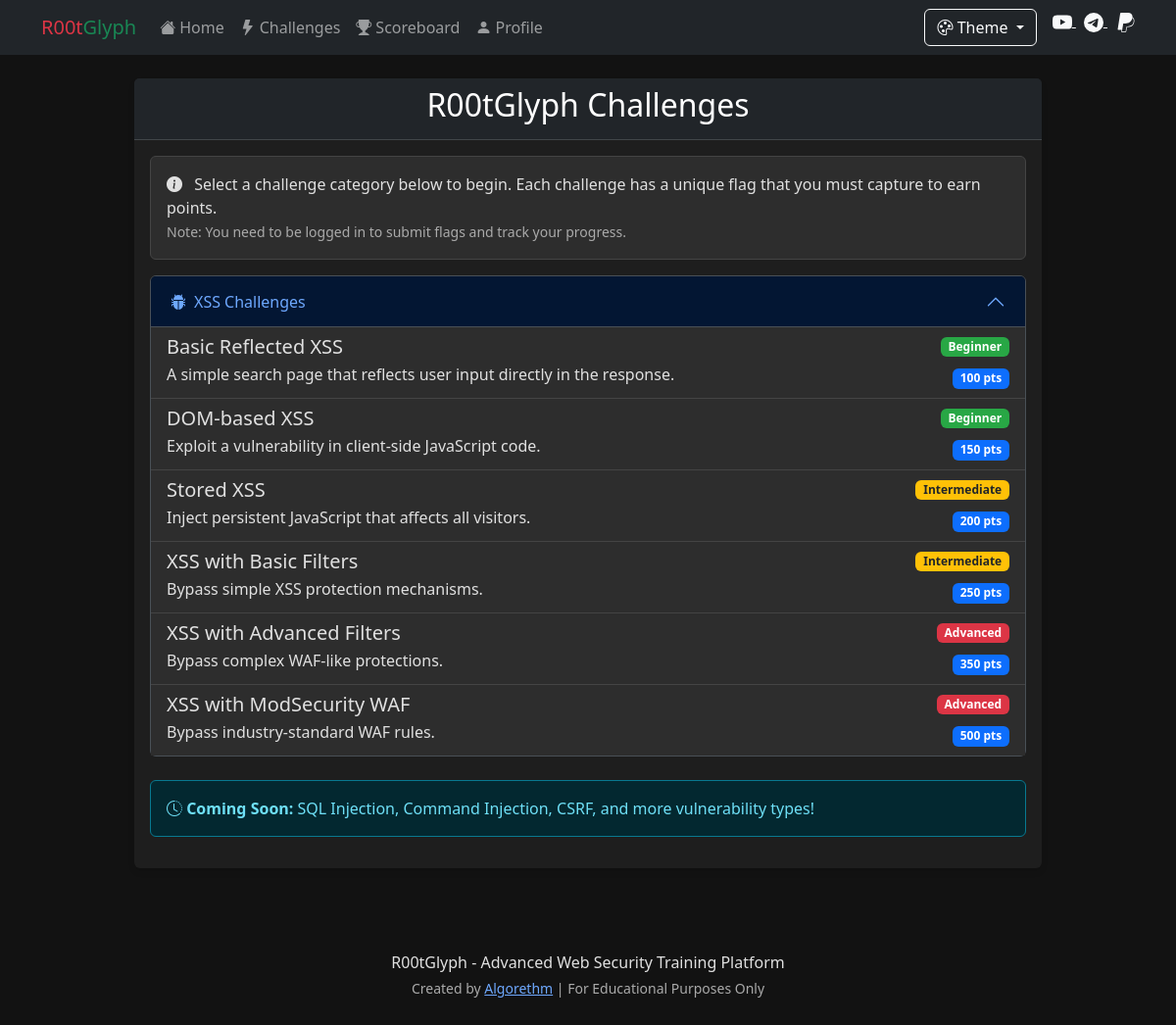
Before: /challenges with the older database file.
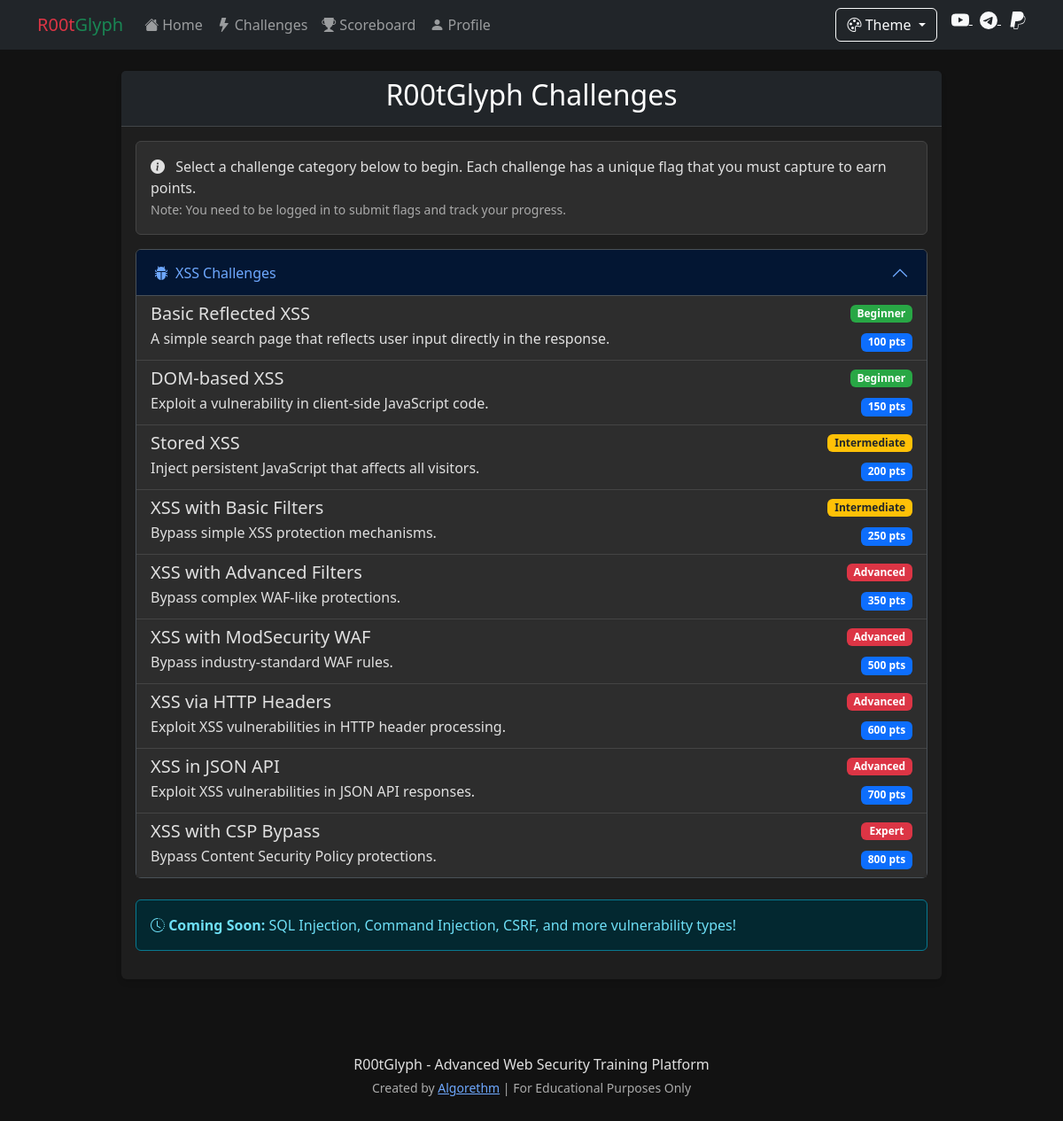
After: the same page with the newer database file.
### app.py (models this page shows)
class Challenge(db.Model):
    id = db.Column(db.Integer, primary_key=True)
    name = db.Column(db.String(100), nullable=False)
    category = db.Column(db.String(50), nullable=False)  # 'xss', 'sqli', etc.
    difficulty = db.Column(db.String(20), nullable=False)  # 'beginner', 'intermediate', 'advanced'
    description = db.Column(db.Text, nullable=False)
    points = db.Column(db.Integer, default=100)
    active = db.Column(db.Boolean, default=True)

### app.py (the view)
@app.route('/challenges')
def vulnerabilities():
    categories = db.session.query(Challenge.category).distinct().all()
    categories = [c[0] for c in categories]
    challenges_by_category = {}
    for category in categories:
        challenges_by_category[category] = Challenge.query.filter_by(category=category, active=True).all()
    return render_template('vulnerabilities.html', categories=categories, challenges=challenges_by_category)

### templates/vulnerabilities.html (shortened to what this page needs)
{% extends 'base.html' %}
{% block content %}
<div class="row">
    <div class="col-md-10 offset-md-1">
        <div class="card">
            <div class="card-header bg-dark text-white">
                <h2 class="text-center">R00tGlyph Challenges</h2>
            </div>
            <div class="card-body">
                <div class="alert alert-dark">
                    <i class="bi bi-info-circle-fill me-2"></i>
                    Select a challenge category below to begin. Each challenge has a unique flag that you must capture to earn points.
                    <br>
                    <small class="text-muted">Note: You need to be logged in to submit flags and track your progress.</small>
                </div>
                <div class="accordion" id="challengeAccordion">
                    {% for category in categories %}
                    <div class="accordion-item">
                        <h2 class="accordion-header" id="heading{{ category }}">
                            <button class="accordion-button {% if not loop.first %}collapsed{% endif %}" type="button" data-bs-toggle="collapse" data-bs-target="#collapse{{ category }}" aria-expanded="{% if loop.first %}true{% else %}false{% endif %}" aria-controls="collapse{{ category }}">
                                <i class="bi bi-bug-fill me-2"></i>
                                {{ category.upper() }} Challenges
                            </button>
                        </h2>
                        <div id="collapse{{ category }}" class="accordion-collapse collapse {% if loop.first %}show{% endif %}" aria-labelledby="heading{{ category }}" data-bs-parent="#challengeAccordion">
                            <div class="accordion-body p-0">
                                <div class="list-group list-group-flush">
                                    {% for challenge in challenges[category] %}
                                    <a href="{{ url_for('xss_level' + (loop.index | string)) if category == 'xss' and loop.index <= 9 else '#' }}" class="list-group-item list-group-item-action">
                                        <div class="d-flex w-100 justify-content-between align-items-center">
                                            <div>
                                                <h5 class="mb-1">{{ challenge.name }}</h5>
                                                <p class="mb-1">{{ challenge.description }}</p>
                                            </div>
                                            <div class="text-end">
                                                <span class="badge {% if challenge.difficulty == 'beginner' %}bg-success{% elif challenge.difficulty == 'intermediate' %}bg-warning{% else %}bg-danger{% endif %} mb-2 d-block">
                                                    {{ challenge.difficulty | title }}
                                                </span>
                                                <span class="badge bg-primary">{{ challenge.points }} pts</span>
                                            </div>
                                        </div>
                                    </a>
                                    {% endfor %}
                                </div>
                            </div>
                        </div>
                    </div>
                    {% endfor %}
                </div>
                <div class="alert alert-info mt-4">
                    <strong><i class="bi bi-clock-history"></i> Coming Soon:</strong> SQL Injection, Command Injection, CSRF, and more vulnerability types!
                </div>
            </div>
        </div>
    </div>
</div>
{% endblock %}

### templates/base.html (shortened to what this page needs)
<!DOCTYPE html>
<html lang="en" data-bs-theme="{{ session.get('theme', 'dark') }}">
<head>
    <link rel="stylesheet" href="https://cdn.jsdelivr.net/npm/bootstrap@5.3.0/dist/css/bootstrap.min.css">
    <link rel="stylesheet" href="https://cdn.jsdelivr.net/npm/bootstrap-icons@1.11.1/font/bootstrap-icons.css">
    <link rel="stylesheet" href="{{ url_for('static', filename='css/style.css') }}">
</head>
<body>
    <nav class="navbar navbar-expand-lg navbar-dark bg-dark">
        <div class="container">
            <a class="navbar-brand" href="{{ url_for('index') }}"><span class="text-danger">R00t</span><span class="text-success">Glyph</span></a>
            <div class="collapse navbar-collapse" id="navbarNav">
                <ul class="navbar-nav me-auto">
                    <li class="nav-item">
                        <a class="nav-link" href="{{ url_for('index') }}"><i class="bi bi-house-fill me-1"></i>Home</a>
                    </li>
                    <li class="nav-item">
                        <a class="nav-link" href="{{ url_for('vulnerabilities') }}"><i class="bi bi-lightning-fill me-1"></i>Challenges</a>
                    </li>
                    <li class="nav-item">
                        <a class="nav-link" href="{{ url_for('scoreboard') }}"><i class="bi bi-trophy-fill me-1"></i>Scoreboard</a>
                    </li>
                    <li class="nav-item">
                        <a class="nav-link" href="{{ url_for('profile') }}"><i class="bi bi-person-fill me-1"></i>Profile</a>
                    </li>
                </ul>
                <div class="d-flex">
                    <div class="dropdown me-3">
                        <button class="btn btn-outline-light dropdown-toggle" type="button" id="themeDropdown" data-bs-toggle="dropdown" aria-expanded="false">
                            <i class="bi bi-palette"></i> Theme
                        </button>
                    </div>
                    <div class="social-icons">
                        <a href="https://youtube.com/@algorethm_" target="_blank" class="text-light me-2" title="YouTube">
                        </a>
                        <a href="https://t.me/hackerpwd1" target="_blank" class="text-light me-2" title="Telegram">
                        </a>
                        <a href="https://www.paypal.com/donate/?hosted_button_id=Z9HENP8G6PTD6" target="_blank" class="text-light" title="PayPal Donation">
                        </a>
                    </div>
                </div>
            </div>
        </div>
    </nav>
    <div class="container mt-4">
        {% block content %}{% endblock %}
    </div>
    <footer class="mt-5 py-3 text-center">
        <div class="container">
            <p class="mb-1">R00tGlyph - Advanced Web Security Training Platform</p>
            <p class="small text-muted">Created by <a href="https://youtube.com/@algorethm_" target="_blank">Algorethm</a> | For Educational Purposes Only</p>
        </div>
    </footer>
</body>
</html>

### static/css/style.css (style rules this page uses)
body { font-family: 'Segoe UI', Tahoma, Geneva, Verdana, sans-serif; }
.card { box-shadow: 0 4px 6px rgba(0, 0, 0, 0.1); margin-bottom: 20px; border: none; }
.card-header { font-weight: bold; }
footer { margin-top: 50px; }
.social-icons a { transition: all 0.3s ease; }
.badge.bg-success { background-color: #28a745 !important; }
.badge.bg-warning { background-color: #ffc107 !important; color: #212529 !important; }
.badge.bg-danger { background-color: #dc3545 !important; }
[data-bs-theme="dark"] { --bs-body-bg: #121212; --bs-body-color: #e0e0e0; --bs-primary-rgb: 13, 110, 253; --bs-secondary-rgb: 108, 117, 125; --bs-success-rgb: 25, 135, 84; --bs-info-rgb: 13, 202, 240; --bs-warning-rgb: 255, 193, 7; --bs-danger-rgb: 220, 53, 69; --bs-light-rgb: 248, 249, 250; --bs-dark-rgb: 33, 37, 41; }
[data-bs-theme="dark"] .card { background-color: #1e1e1e; border-color: #333; }
[data-bs-theme="dark"] .alert-dark { background-color: #2d2d2d; border-color: #444; color: #e0e0e0; }
[data-bs-theme="dark"] .list-group-item { background-color: #2d2d2d; border-color: #444; color: #e0e0e0; }
[data-bs-theme="dark"] .text-muted { color: #aaaaaa !important; }

Changed rows visible on the page:
added Challenge: name "XSS via HTTP Headers", description "Exploit XSS vulnerabilities in HTTP header processing.", difficulty "Advanced", points "600"
added Challenge: name "XSS in JSON API", description "Exploit XSS vulnerabilities in JSON API responses.", difficulty "Advanced", points "700"
added Challenge: name "XSS with CSP Bypass", description "Bypass Content Security Policy protections.", difficulty "Expert", points "800"
